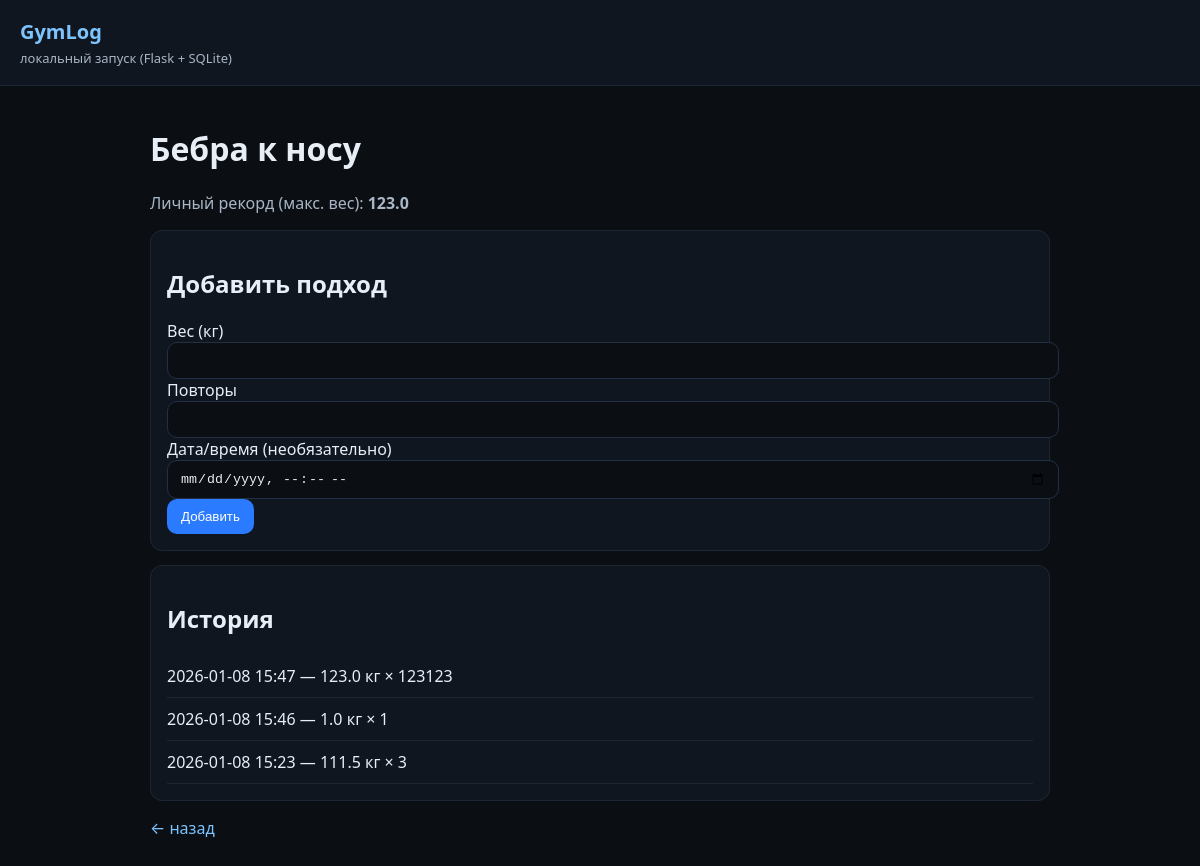
The app's page /exercise/2 with its own data.
### app/models.py (models this page shows)
class Exercise(db.Model):
    __tablename__ = "exercises"
    id = db.Column(db.Integer, primary_key=True)
    name = db.Column(db.String(120), nullable=False, unique=True)
    sets = db.relationship(
        "WorkoutSet",
        back_populates="exercise",
        cascade="all, delete-orphan",
        order_by="WorkoutSet.performed_at.desc()",
    )

class WorkoutSet(db.Model):
    __tablename__ = "sets"
    id = db.Column(db.Integer, primary_key=True)
    exercise_id = db.Column(db.Integer, db.ForeignKey("exercises.id"), nullable=False)
    weight = db.Column(db.Float, nullable=False)
    reps = db.Column(db.Integer, nullable=False)
    performed_at = db.Column(db.DateTime, nullable=False, default=datetime.utcnow)
    exercise = db.relationship("Exercise", back_populates="sets")

### app/routes.py (the view)
@bp.get("/exercise/<int:exercise_id>")
def exercise_page(exercise_id: int):
    exercise = Exercise.query.get_or_404(exercise_id)
    sets = (
        WorkoutSet.query.filter_by(exercise_id=exercise_id)
        .order_by(WorkoutSet.performed_at.desc())
        .all()
    )
    pr = (
        db.session.query(func.max(WorkoutSet.weight))
        .filter(WorkoutSet.exercise_id == exercise_id)
        .scalar()
    )
    return render_template("exercise.html", exercise=exercise, sets=sets, pr=pr)

### app/templates/exercise.html
{% extends "base.html" %}
{% block content %}
  <h1>{{ exercise.name }}</h1>
  <p class="muted">
    Личный рекорд (макс. вес): <b>{{ "%.1f"|format(pr) if pr else "—" }}</b>
  </p>
  <section class="card">
    <h2>Добавить подход</h2>
    <form method="post" action="{{ url_for('main.add_set', exercise_id=exercise.id) }}" novalidate >
      <label>
        Вес (кг)
        <input name="weight" type="number" step="0.5" min="0.5" required />
      </label>
      <label>
        Повторы
        <input name="reps" type="number" step="1" min="1" required />
      </label>
      <label>
        Дата/время (необязательно)
        <input name="performed_at" type="datetime-local" />
      </label>
      <button type="submit">Добавить</button>
    </form>
  </section>
  <section class="card">
    <h2>История</h2>
    {% if sets %}
      <ul class="list">
        {% for s in sets %}
          <li class="list-item">
            {{ s.performed_at.strftime("%Y-%m-%d %H:%M") }} — {{ "%.1f"|format(s.weight) }} кг × {{ s.reps }}
          </li>
        {% endfor %}
      </ul>
    {% else %}
      <p class="muted">Подходов пока нет.</p>
    {% endif %}
  </section>
  <p><a href="{{ url_for('main.index') }}">← назад</a></p>
{% endblock %}

### app/static/style.css (style rules this page uses)
:root { font-family: system-ui, -apple-system, Segoe UI, Roboto, Arial, sans-serif; }
body { margin: 0; background: #0b0f14; color: #e8eef6; }
a { color: #7dc4ff; text-decoration: none; }
.card { background: #0f1620; border: 1px solid #1d2733; border-radius: 12px; padding: 16px; margin: 14px 0; }
.muted { color: #a9b6c5; }
input { width: 100%; padding: 10px 12px; border-radius: 10px; border: 1px solid #223044; background: #0b0f14; color: #e8eef6; }
button { padding: 10px 14px; border: 0; border-radius: 10px; background: #2a7bff; color: white; cursor: pointer; }
.list { list-style: none; padding: 0; margin: 0; }
.list-item { padding: 10px 0; border-bottom: 1px solid #1d2733; }

### records on screen
Exercise: name "Бебра к носу"
WorkoutSet: performed_at "2026-01-08 15:47", weight "123.0", reps "123123"
WorkoutSet: performed_at "2026-01-08 15:46", weight "1.0", reps "1"
WorkoutSet: performed_at "2026-01-08 15:23", weight "111.5", reps "3"

### other values on screen
{{ "%.1f"|format(pr) if pr else "—" }} "123.0"
